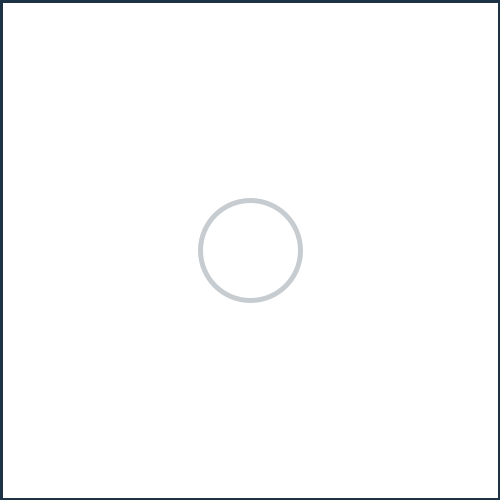
Frame 1 (no input)
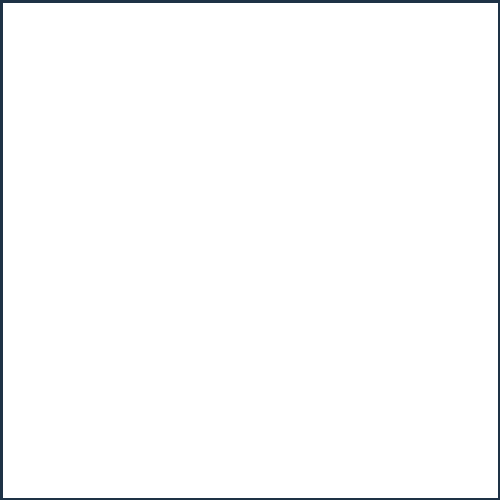
Frame 60 (the mouse pressed at the canvas centre just before this capture)
Frame 120 (the mouse held since frame 60 and released just before this capture): identical to frame 60, image omitted

The Processing sketch that drew these frames (run headless with seeded random() and noise(); from frame 60 on, the mouse is pressed at the canvas centre):

// Processing sketch: spiralParticles
// ── spiralParticles.pde
//  Title: Noisy Spiral (Animated)
//  Description: An example of using noise to make animations more interesting
//  Date Started: 2012 Mar 09
//  Last Modified: 2012 Mar 13
//  http://asymptoticdesign.wordpress.com/
//  This work is licensed under a Creative Commons 3.0 License.
//  (Attribution - NonCommerical - ShareAlike)
//  http://creativecommons.org/licenses/by-nc-sa/3.0/
//
//  In summary, you are free to copy, distribute, edit, and remix the work.
//  Under the conditions that you attribute the work to me, it is for
//  noncommercial purposes, and if you build upon this work or otherwise alter
//  it, you may only distribute the resulting work under this license.
//
//  Of course, the conditions may be waived with permission from the author.
//

//-----------------Globals
/* These are variables that you want to exist throughout the entire sketch.*/
float rad = 0;
float theta = 0;
float centX, centY;
float lastx = 250;
float lasty = 250;
float seed = random(17);

//-----------------Setup
/*The code in setup() will only be run once in your sketch.  Use this space to set things up like
 the sketch size, background color, framerate, etc. etc.*/
void setup() {
  //setup the sketch parameters
  size(500, 500); 
  background(255);
  //object color properties
  stroke(30, 50, 70, 128);
  noFill();
  strokeWeight(5);
  smooth();
  //setup some reference variables
  centX = width/2;
  centY = height/2;
  //draw a reference circle
  ellipse(centX, centY, 100, 100);
  //now draw the part-by-part circle
  stroke(30, 50, 70);
  fill(255,128);
}

//-----------------Main Loop
void draw() {
  rect(0,0,width,height);
}

class Particle { 
  float seed;
  float x_position;
  float y_position;
  float theta_vel;
  float lastX;
  float lastY;
  
  Particle(float seedValue, float curr_x, float curr_y, float thetaVelocity) { 
    seed = seedValue;
    x_position = curr_x;
    y_position = curr_y;
    theta_vel = thetaVelocity;
  }

  void display() {
    line(lastX,lastY,x_position,y_position);
  }

  void update() {
    seed += 0.5;
    rad += 20*noise(seed) - 5;
    theta += 5;
    float x_position = centX + rad*cos(radians(theta));
    float y_position = centY + rad*sin(radians(theta));
    }
  }
